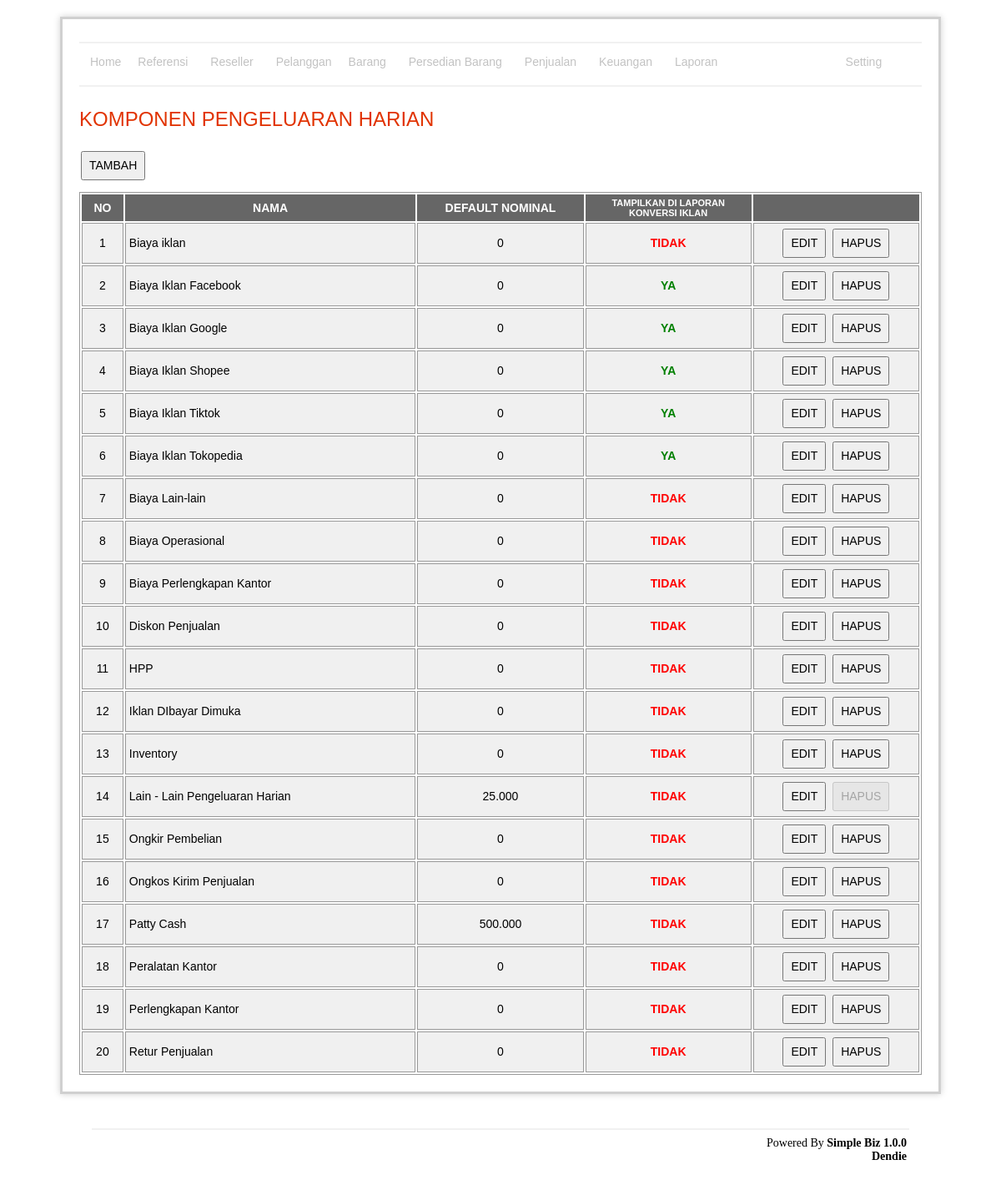
Page /finConstExpenesDay/index.php (signed in) on the committed database.
### tables this page shows
CREATE TABLE `fin_expenses_revenue`  (
  `id` int(11) NOT NULL AUTO_INCREMENT,
  `name` varchar(255) NOT NULL,
  `nominal` int(11) NOT NULL DEFAULT 0,
  `type` enum('0','1') NOT NULL DEFAULT '0' COMMENT '0=expenses,1=revenue',
  `periode` enum('0','1') NOT NULL DEFAULT '0' COMMENT '0=harian, 1=bulanan',
  `is_show_report_convertion_adds` enum('0','1') NULL DEFAULT '0' COMMENT '0=tidak sertakan di, 1=di sertakan',
  `is_fix` enum('0','1') NOT NULL DEFAULT '0' COMMENT '0=not fix 1=fix',
  `is_delete` enum('0','1') NOT NULL DEFAULT '0' COMMENT '0=not delet, 1=deleted',
  PRIMARY KEY (`id`) USING BTREE
);

### finConstExpenesDay/indexRead.php (called while the page is built, shortened)
<?php
	include '../lib/connection.php';
	$query = "select id,name,nominal,type, is_fix, is_show_report_convertion_adds
		from fin_expenses_revenue
		where is_delete = '0'
		and type = '0'
		and periode = '0'
		order by name";
	$data = mysqli_query($con, $query) or die (mysqli_error($con));
?>

### finConstExpenesDay/index.php (the view, shortened to what this page needs)
<?php include 'indexRead.php' ?>
	<h1>KOMPONEN PENGELUARAN HARIAN</h1>
	<p><input type="button" value="TAMBAH" onclick="window.location='add.php'" /></p>
	<?php if(mysqli_num_rows($data) < 1) : ?>
	 	<div class="warning">
			<h3><?php echo message::getMsg('emptySuccess') ?></h3>
		</div>
	<?php else: ?>
		<div id="tbl">
			<table width="100%">
				<thead>
					<tr>
						<th align="center" width="5%">NO</th>
						<th align="center" width="20%">NAMA</th>
						<th align="center" width="20%">DEFAULT NOMINAL</th>
						<th align="center" width="20%" style="font-size: 11px">TAMPILKAN DI LAPORAN <br />KONVERSI IKLAN</th>
						<th></th>
					</tr>
				</thead>
				<tbody>
					<?php $i=1; ?>
					<?php while($val = mysqli_fetch_array($data)): ?>
						<tr>
							<td align="center"><?php echo $i ?></td>
							<td width="35%"><?php echo $val['name'] ?></td>
							<td align="center"><?php echo number_format($val['nominal'],0,'','.')?></td>
							<td align="center">
								<?php if($val['is_show_report_convertion_adds'] == '1'): ?>
									<b style="color: green">YA</b>
								<?php else: ?>
									<b style="color: red">TIDAK</b>
								<?php endif; ?>
							</td>
							<td align="center">
								<?php if($val['is_fix'] == '0'): ?>
									<input type="button" value="EDIT" onclick="window.location='edit.php?id=<?php echo $val['id'] ?>'" />
									<input type="button" value="HAPUS" onclick="confirm('Anda yakin akan menghapus ?') ? window.location='delete.php?id=<?php echo $val['id'] ?>' : false" />
								<?php else: ?>
									<input type="button" value="EDIT" onclick="window.location='edit.php?id=<?php echo $val['id'] ?>'" />
									<input type="button" value="HAPUS" disabled />
								<?php endif; ?>
							</td>
						</tr>
					<?php $i++; ?>
					<?php endwhile; ?>
			</table>
		</div>
	<?php endif; ?>
<?php include '../template/main.php' ?>

### asset/css/style.css (style rules this page uses)
#content p { margin: 12px 20px 12px 0; text-align:left; }
#content h1 { color: #e13300; background-color: transparent; font-weight: normal; font-size: 24px; margin: 10px 0 5px 0; padding: 15px 0 10px 0px; text-align:left; }
table { font-size: 14px; }
#tbl table { border: 1px solid #999; }
#tbl th { font-weight: bold; text-align: center; font-size: 14px; background-color: #666; color: #fff; padding: 4px; }
#tbl td { border: 1px solid #999; font-weight: normal; font-size: 14px; padding: 4px; background-color: #f0f0f0; }
input[type="button"], input[type="submit"] { font-size: 14px; height: 35px; padding: 2px 8px 2px 8px; margin: 2px; }

### rows in the picture
fin_expenses_revenue: name "Biaya iklan", nominal "0", is_show_report_convertion_adds "TIDAK"
fin_expenses_revenue: name "Biaya Iklan Facebook", nominal "0", is_show_report_convertion_adds "YA"
fin_expenses_revenue: name "Biaya Iklan Google", nominal "0", is_show_report_convertion_adds "YA"
fin_expenses_revenue: name "Biaya Iklan Shopee", nominal "0", is_show_report_convertion_adds "YA"
fin_expenses_revenue: name "Biaya Iklan Tiktok", nominal "0", is_show_report_convertion_adds "YA"
fin_expenses_revenue: name "Biaya Iklan Tokopedia", nominal "0", is_show_report_convertion_adds "YA"
fin_expenses_revenue: name "Biaya Lain-lain", nominal "0", is_show_report_convertion_adds "TIDAK"
fin_expenses_revenue: name "Biaya Operasional", nominal "0", is_show_report_convertion_adds "TIDAK"
fin_expenses_revenue: name "Biaya Perlengkapan Kantor", nominal "0", is_show_report_convertion_adds "TIDAK"
fin_expenses_revenue: name "Diskon Penjualan", nominal "0", is_show_report_convertion_adds "TIDAK"
fin_expenses_revenue: name "HPP", nominal "0", is_show_report_convertion_adds "TIDAK"
fin_expenses_revenue: name "Iklan DIbayar Dimuka", nominal "0", is_show_report_convertion_adds "TIDAK"
fin_expenses_revenue: name "Inventory", nominal "0", is_show_report_convertion_adds "TIDAK"
fin_expenses_revenue: name "Lain - Lain Pengeluaran Harian", nominal "25.000", is_show_report_convertion_adds "TIDAK"
fin_expenses_revenue: name "Ongkir Pembelian", nominal "0", is_show_report_convertion_adds "TIDAK"
fin_expenses_revenue: name "Ongkos Kirim Penjualan", nominal "0", is_show_report_convertion_adds "TIDAK"
fin_expenses_revenue: name "Patty Cash", nominal "500.000", is_show_report_convertion_adds "TIDAK"
fin_expenses_revenue: name "Peralatan Kantor", nominal "0", is_show_report_convertion_adds "TIDAK"
fin_expenses_revenue: name "Perlengkapan Kantor", nominal "0", is_show_report_convertion_adds "TIDAK"
fin_expenses_revenue: name "Retur Penjualan", nominal "0", is_show_report_convertion_adds "TIDAK"
